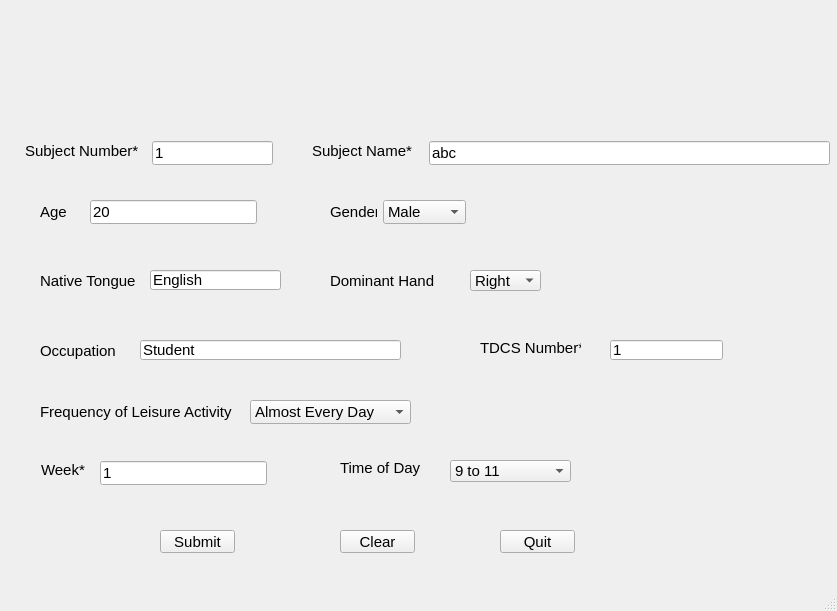
<?xml version="1.0" encoding="UTF-8"?>
<ui version="4.0">
 <class>MainWindow</class>
 <widget class="QMainWindow" name="MainWindow">
  <property name="geometry">
   <rect>
    <x>0</x>
    <y>0</y>
    <width>837</width>
    <height>611</height>
   </rect>
  </property>
  <property name="font">
   <font>
    <pointsize>11</pointsize>
   </font>
  </property>
  <property name="windowTitle">
   <string>Database Entry</string>
  </property>
  <widget class="QWidget" name="centralwidget">
   <widget class="QLabel" name="SubjectNo">
    <property name="geometry">
     <rect>
      <x>25</x>
      <y>141</y>
      <width>121</width>
      <height>20</height>
     </rect>
    </property>
    <property name="font">
     <font>
      <pointsize>11</pointsize>
     </font>
    </property>
    <property name="text">
     <string>Subject Number*</string>
    </property>
   </widget>
   <widget class="QLineEdit" name="text_subNum">
    <property name="geometry">
     <rect>
      <x>152</x>
      <y>141</y>
      <width>121</width>
      <height>24</height>
     </rect>
    </property>
    <property name="text">
     <string>1</string>
    </property>
   </widget>
   <widget class="QLabel" name="SubjectName">
    <property name="geometry">
     <rect>
      <x>312</x>
      <y>141</y>
      <width>111</width>
      <height>20</height>
     </rect>
    </property>
    <property name="font">
     <font>
      <pointsize>11</pointsize>
     </font>
    </property>
    <property name="text">
     <string>Subject Name*</string>
    </property>
   </widget>
   <widget class="QLabel" name="label_age">
    <property name="geometry">
     <rect>
      <x>40</x>
      <y>200</y>
      <width>91</width>
      <height>24</height>
     </rect>
    </property>
    <property name="font">
     <font>
      <pointsize>11</pointsize>
     </font>
    </property>
    <property name="text">
     <string>Age</string>
    </property>
   </widget>
   <widget class="QLabel" name="label_lang">
    <property name="geometry">
     <rect>
      <x>40</x>
      <y>270</y>
      <width>101</width>
      <height>21</height>
     </rect>
    </property>
    <property name="text">
     <string>Native Tongue</string>
    </property>
   </widget>
   <widget class="QComboBox" name="combo_gender">
    <property name="geometry">
     <rect>
      <x>383</x>
      <y>200</y>
      <width>83</width>
      <height>24</height>
     </rect>
    </property>
    <item>
     <property name="text">
      <string>Male</string>
     </property>
    </item>
    <item>
     <property name="text">
      <string>Female</string>
     </property>
    </item>
   </widget>
   <widget class="QLabel" name="label_gender">
    <property name="geometry">
     <rect>
      <x>330</x>
      <y>200</y>
      <width>47</width>
      <height>24</height>
     </rect>
    </property>
    <property name="text">
     <string>Gender</string>
    </property>
   </widget>
   <widget class="QLineEdit" name="text_lang">
    <property name="geometry">
     <rect>
      <x>150</x>
      <y>270</y>
      <width>131</width>
      <height>20</height>
     </rect>
    </property>
    <property name="text">
     <string>English</string>
    </property>
   </widget>
   <widget class="QLabel" name="label_hand">
    <property name="geometry">
     <rect>
      <x>330</x>
      <y>270</y>
      <width>121</width>
      <height>21</height>
     </rect>
    </property>
    <property name="text">
     <string>Dominant Hand</string>
    </property>
   </widget>
   <widget class="QComboBox" name="combo_hand">
    <property name="geometry">
     <rect>
      <x>470</x>
      <y>270</y>
      <width>71</width>
      <height>21</height>
     </rect>
    </property>
    <item>
     <property name="text">
      <string>Right</string>
     </property>
    </item>
    <item>
     <property name="text">
      <string>Left</string>
     </property>
    </item>
   </widget>
   <widget class="QLineEdit" name="text_age">
    <property name="geometry">
     <rect>
      <x>90</x>
      <y>200</y>
      <width>167</width>
      <height>24</height>
     </rect>
    </property>
    <property name="text">
     <string>20</string>
    </property>
   </widget>
   <widget class="QLabel" name="label_occupation">
    <property name="geometry">
     <rect>
      <x>40</x>
      <y>340</y>
      <width>91</width>
      <height>21</height>
     </rect>
    </property>
    <property name="text">
     <string>Occupation</string>
    </property>
   </widget>
   <widget class="QLineEdit" name="text_occupation">
    <property name="geometry">
     <rect>
      <x>140</x>
      <y>340</y>
      <width>261</width>
      <height>20</height>
     </rect>
    </property>
    <property name="text">
     <string>Student</string>
    </property>
   </widget>
   <widget class="QLabel" name="label_leisure">
    <property name="geometry">
     <rect>
      <x>40</x>
      <y>400</y>
      <width>201</width>
      <height>24</height>
     </rect>
    </property>
    <property name="text">
     <string>Frequency of Leisure Activity </string>
    </property>
   </widget>
   <widget class="QComboBox" name="combo_leisure">
    <property name="geometry">
     <rect>
      <x>250</x>
      <y>400</y>
      <width>161</width>
      <height>24</height>
     </rect>
    </property>
    <item>
     <property name="text">
      <string>Almost Every Day</string>
     </property>
    </item>
    <item>
     <property name="text">
      <string>5 times per week</string>
     </property>
    </item>
    <item>
     <property name="text">
      <string>2-3 times per week</string>
     </property>
    </item>
    <item>
     <property name="text">
      <string>Once per week</string>
     </property>
    </item>
    <item>
     <property name="text">
      <string>&lt;1 per week</string>
     </property>
    </item>
   </widget>
   <widget class="QLabel" name="label_week">
    <property name="geometry">
     <rect>
      <x>41</x>
      <y>461</y>
      <width>51</width>
      <height>18</height>
     </rect>
    </property>
    <property name="text">
     <string>Week*</string>
    </property>
   </widget>
   <widget class="QLineEdit" name="text_week">
    <property name="geometry">
     <rect>
      <x>100</x>
      <y>461</y>
      <width>167</width>
      <height>24</height>
     </rect>
    </property>
    <property name="text">
     <string>1</string>
    </property>
   </widget>
   <widget class="QLabel" name="label_time">
    <property name="geometry">
     <rect>
      <x>340</x>
      <y>460</y>
      <width>101</width>
      <height>16</height>
     </rect>
    </property>
    <property name="text">
     <string>Time of Day</string>
    </property>
   </widget>
   <widget class="QComboBox" name="combo_time">
    <property name="geometry">
     <rect>
      <x>450</x>
      <y>460</y>
      <width>121</width>
      <height>22</height>
     </rect>
    </property>
    <item>
     <property name="text">
      <string>9 to 11</string>
     </property>
    </item>
    <item>
     <property name="text">
      <string>11 to 13</string>
     </property>
    </item>
    <item>
     <property name="text">
      <string>13 to 15</string>
     </property>
    </item>
   </widget>
   <widget class="QPushButton" name="button_submit">
    <property name="geometry">
     <rect>
      <x>160</x>
      <y>530</y>
      <width>75</width>
      <height>23</height>
     </rect>
    </property>
    <property name="text">
     <string>Submit</string>
    </property>
   </widget>
   <widget class="QPushButton" name="button_clear">
    <property name="geometry">
     <rect>
      <x>340</x>
      <y>530</y>
      <width>75</width>
      <height>23</height>
     </rect>
    </property>
    <property name="text">
     <string>Clear</string>
    </property>
   </widget>
   <widget class="QPushButton" name="button_quit">
    <property name="geometry">
     <rect>
      <x>500</x>
      <y>530</y>
      <width>75</width>
      <height>23</height>
     </rect>
    </property>
    <property name="text">
     <string>Quit</string>
    </property>
   </widget>
   <widget class="QLabel" name="logo1">
    <property name="geometry">
     <rect>
      <x>40</x>
      <y>10</y>
      <width>181</width>
      <height>91</height>
     </rect>
    </property>
    <property name="layoutDirection">
     <enum>Qt::LeftToRight</enum>
    </property>
    <property name="text">
     <string/>
    </property>
    <property name="pixmap">
     <pixmap>13552-REPAR-COUL.png</pixmap>
    </property>
   </widget>
   <widget class="QLabel" name="logo2">
    <property name="geometry">
     <rect>
      <x>590</x>
      <y>10</y>
      <width>231</width>
      <height>91</height>
     </rect>
    </property>
    <property name="text">
     <string/>
    </property>
    <property name="pixmap">
     <pixmap>medicine_logo_horiz_eng_outlined_750.png</pixmap>
    </property>
   </widget>
   <widget class="QLineEdit" name="text_subjectName">
    <property name="geometry">
     <rect>
      <x>429</x>
      <y>141</y>
      <width>401</width>
      <height>24</height>
     </rect>
    </property>
    <property name="font">
     <font>
      <pointsize>11</pointsize>
     </font>
    </property>
    <property name="text">
     <string>abc</string>
    </property>
   </widget>
   <widget class="QLabel" name="label_TDCS">
    <property name="geometry">
     <rect>
      <x>480</x>
      <y>340</y>
      <width>101</width>
      <height>16</height>
     </rect>
    </property>
    <property name="text">
     <string>TDCS Number*</string>
    </property>
   </widget>
   <widget class="QLineEdit" name="text_TDCS">
    <property name="geometry">
     <rect>
      <x>610</x>
      <y>340</y>
      <width>113</width>
      <height>20</height>
     </rect>
    </property>
    <property name="text">
     <string>1</string>
    </property>
   </widget>
   <zorder>SubjectNo</zorder>
   <zorder>text_subNum</zorder>
   <zorder>SubjectName</zorder>
   <zorder>label_lang</zorder>
   <zorder>combo_gender</zorder>
   <zorder>label_gender</zorder>
   <zorder>text_lang</zorder>
   <zorder>label_hand</zorder>
   <zorder>combo_hand</zorder>
   <zorder>text_age</zorder>
   <zorder>label_age</zorder>
   <zorder>label_occupation</zorder>
   <zorder>text_occupation</zorder>
   <zorder>label_leisure</zorder>
   <zorder>combo_leisure</zorder>
   <zorder>label_week</zorder>
   <zorder>text_week</zorder>
   <zorder>label_time</zorder>
   <zorder>combo_time</zorder>
   <zorder>button_submit</zorder>
   <zorder>button_clear</zorder>
   <zorder>button_quit</zorder>
   <zorder>logo1</zorder>
   <zorder>logo2</zorder>
   <zorder>text_subjectName</zorder>
   <zorder>label_TDCS</zorder>
   <zorder>text_TDCS</zorder>
  </widget>
  <widget class="QMenuBar" name="menubar">
   <property name="geometry">
    <rect>
     <x>0</x>
     <y>0</y>
     <width>837</width>
     <height>21</height>
    </rect>
   </property>
  </widget>
  <widget class="QStatusBar" name="statusbar"/>
 </widget>
 <resources/>
 <connections/>
</ui>
